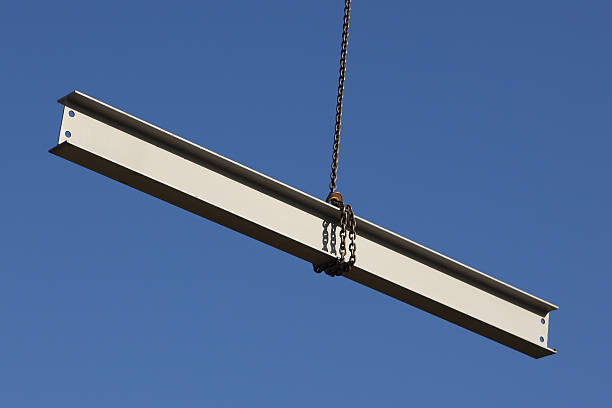
#> input picture GroundingDINO_SAM_trial/data/steel_beam_09.jpg, 612 x 408 px, found by its file name
$ python step_01.py
#> lines starting #> are read from the running program, lines starting #| are printed output that depends on the picture; after the words box and inside, x2 and y2 are one past the last pixel; in counts of white or black regions, pixels touching at a corner belong together; long printed decimals are rounded
import cv2
import numpy as np

# Load an example depth image
image = cv2.imread('/home/radwa/project/data/steel_beam_09.jpg', cv2.IMREAD_GRAYSCALE)
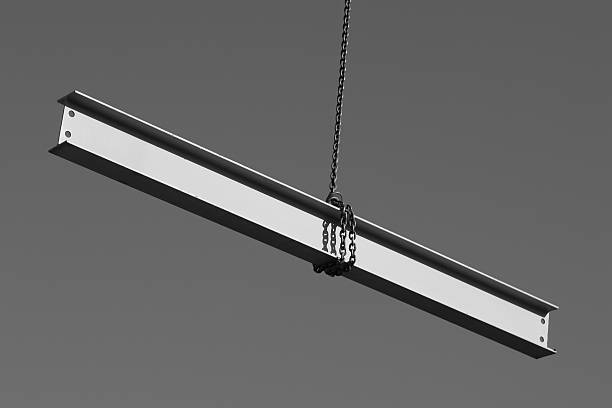
#> image: shape (408, 612); min 0, max 255, mean 104

# Apply GaussianBlur to reduce noise
blurred = cv2.GaussianBlur(image, (5, 5), 0)

# Use Canny edge detection
edges = cv2.Canny(blurred, 50, 150)
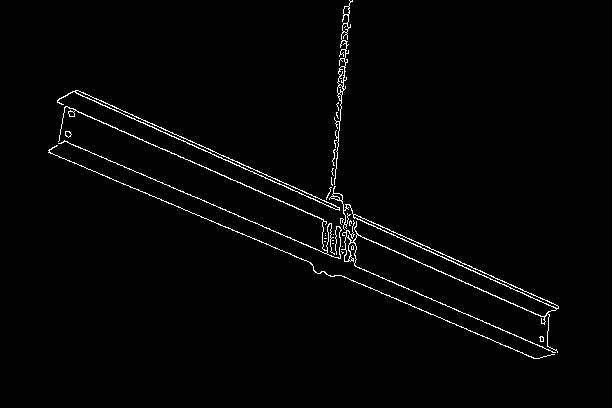
#> edges: shape (408, 612); 1.7% white in thin lines or dots, all inside (x1, y1, x2, y2) = (48, 0, 559, 359)

# Find contours
contours, _ = cv2.findContours(edges, cv2.RETR_EXTERNAL, cv2.CHAIN_APPROX_SIMPLE)
#> contours = 26 contours, 20 with area under 20; largest, box (x1, y1, x2, y2) and area: (329, 186, 559, 353) 1065, (57, 90, 340, 211) 914, (334, 0, 353, 185) 275, (58, 106, 342, 259) 190, (48, 145, 555, 359) 94, (65, 131, 72, 138) 26

# Draw contours and calculate bounding boxes
for contour in contours:
    x, y, w, h = cv2.boundingRect(contour)
    cv2.rectangle(image, (x, y), (x+w, y+h), (255, 0, 0), 2)
    # Calculate position and orientation
    position = (x + w // 2, y + h // 2)
    orientation = np.arctan2(h, w) * 180 / np.pi
    print(f"Position: {position}, Orientation: {orientation}")
#> this loop made 26 passes
#> (x, y, w, h, position, orientation) on passes 1, 2, 4, 12, 13, 14, 15, 16, 17, 18, 19, 20: (539, 336, 5, 6, (541, 339), 50.19), (341, 251, 3, 3, (342, 252), 45), (351, 245, 3, 5, (352, 247), 59.04), (349, 220, 3, 6, (350, 223), 63.43), (340, 218, 4, 7, (342, 221), 60.26), (326, 187, 6, 13, (329, 193), 65.22), (329, 186, 230, 167, (444, 269), 35.98), (331, 177, 2, 9, (332, 181), 77.47), (331, 168, 3, 8, (332, 172), 69.44), (332, 149, 4, 17, (334, 157), 76.76), (48, 145, 507, 214, (301, 252), 22.88), (334, 140, 3, 8, (335, 144), 69.44)
#> (x, y, w, h, orientation) on passes 3, 9, 10, 11: (342, 246, 1, 1, 45), (325, 235, 1, 1, 45), (333, 234, 1, 1, 45), (325, 233, 1, 1, 45)
#| Position: (541, 339), Orientation: 50.194
#| Position: (342, 252), Orientation: 45.0
#| Position: (342, 246), Orientation: 45.0
#| Position: (352, 247), Orientation: 59.036
#| Position: (333, 243), Orientation: 26.565
#| Position: (325, 241), Orientation: 26.565
#| Position: (333, 240), Orientation: 26.565
#| Position: (325, 238), Orientation: 18.435
#> (further printed lines are left out)
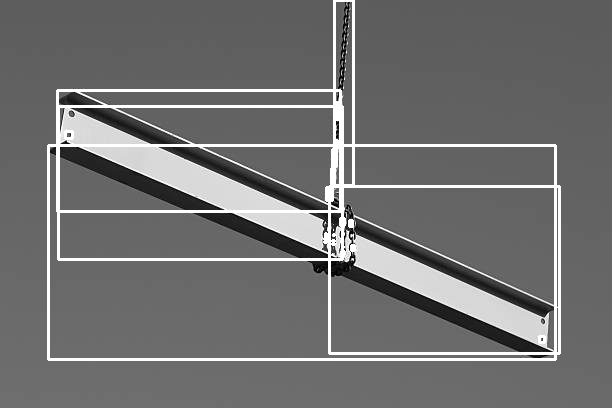
#> image: shape (408, 612); 5.24% of pixels changed, all inside (x1, y1, x2, y2) = (47, 0, 561, 361)

# Display the result
cv2.imshow('Detected Steel Beams', image)
cv2.waitKey(0)
cv2.destroyAllWindows()
